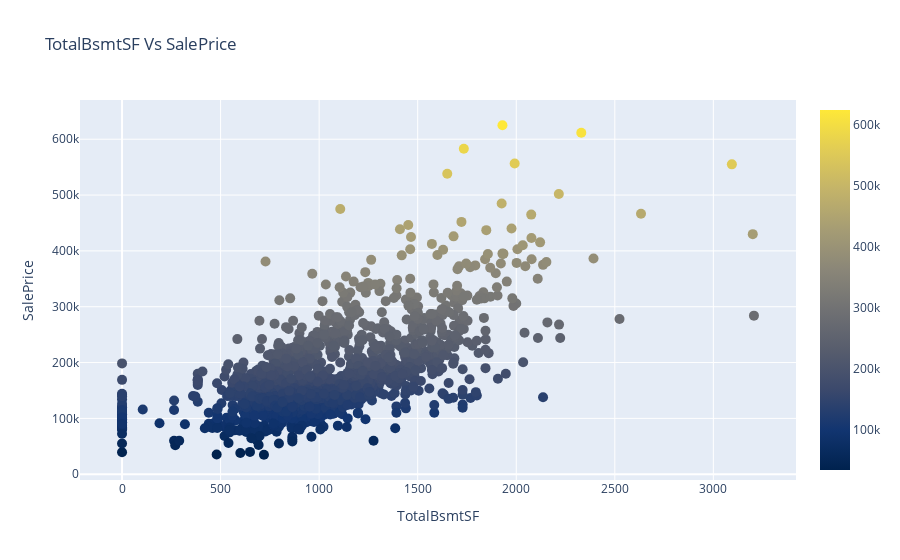

The notebook cell this image was saved under:
### Code cell
scatter_plot(train.TotalBsmtSF, train.SalePrice, 'TotalBsmtSF Vs SalePrice', 'TotalBsmtSF', 'SalePrice', 10, 'Cividis')

### Figure 1 — Plotly figure (JSON) as saved in the notebook; plotly's stock layout.template omitted (floating-point values rounded to 4 significant figures; data arrays with more than 128 entries replaced by an {"elided": "..."} marker saying what was removed)
{"data": [{"marker": {"color": {"elided": "1456 int values"}, "colorscale": [[0, "#00224e"], [0.1111, "#123570"], [0.2222, "#3b496c"], [0.3333, "#575d6d"], [0.4444, "#707173"], [0.5556, "#8a8678"], [0.6667, "#a59c74"], [0.7778, "#c3b369"], [0.8889, "#e1cc55"], [1, "#fee838"]], "showscale": true, "size": 10}, "mode": "markers", "type": "scatter", "x": {"elided": "1456 int values"}, "y": {"elided": "1456 int values"}}], "layout": {"hovermode": "closest", "title": {"text": "TotalBsmtSF Vs SalePrice"}, "xaxis": {"title": {"text": "TotalBsmtSF"}}, "yaxis": {"title": {"text": "SalePrice"}}}}
